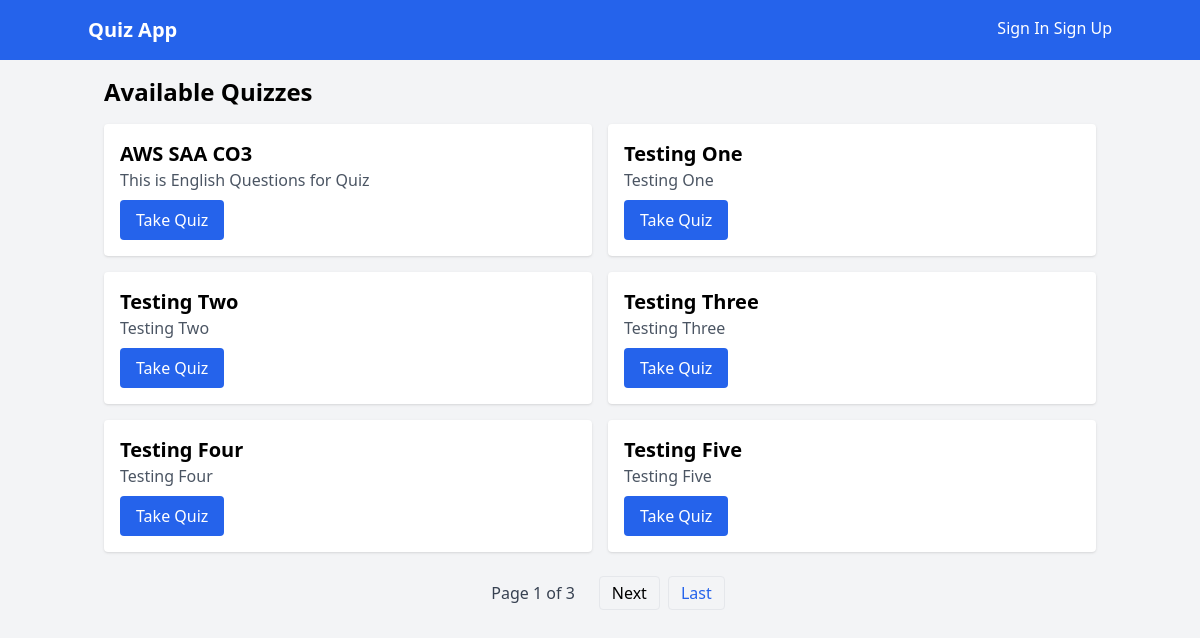
The page / on the database its author committed.
### quizzes/models.py (models this page shows, shortened)
class Quiz(models.Model):
    title = models.CharField(max_length=255)
    description = models.TextField(blank=True)
    created_at = models.DateTimeField(auto_now_add=True)

### quizzes/views.py (the view)
# urls.py: path('', views.quiz_list, name='quiz_list'),
def quiz_list(request):
    quizzes = Quiz.objects.all()
    page_obj= paginatorVal(quizzes, request.GET.get('page'), 6)
    return render(request, 'quizzes/quiz_list.html', {'quizzes': page_obj})

### quizzes/views.py (called while the page is built)
def paginatorVal(objects, page, number):
    paginator = Paginator(objects, number)
    page_number = page
    page_obj = paginator.get_page(page_number)
    return page_obj

### quizzes/templates/quizzes/quiz_list.html (shortened to what this page needs)
{% extends 'base.html' %}
{% block content %}
    <h1 class="text-2xl font-bold mb-4">Available Quizzes</h1>
    <div class="grid grid-cols-1 md:grid-cols-2 gap-4">
        {% for quiz in quizzes %}
            <div class="bg-white p-4 rounded shadow">
                <h2 class="text-xl font-semibold">{{ quiz.title }}</h2>
                <p class="text-gray-600">{{ quiz.description }}</p>
                <a href="{% url 'take_quiz' quiz.id %}" class="mt-2 inline-block bg-blue-600 text-white px-4 py-2 rounded hover:bg-blue-700">Take Quiz</a>
            </div>
        {% empty %}
            <p>No quizzes available.</p>
        {% endfor %}
    </div>
{% if quizzes.has_other_pages %}
<div class="flex justify-center items-center space-x-2 mt-6">
    <span class="px-4 py-1 font-medium text-gray-700">
        Page {{ quizzes.number }} of {{ quizzes.paginator.num_pages }}
    </span>
    {% if quizzes.has_next %}
        <a href="?page={{ quizzes.next_page_number }}" class="px-3 py-1 border rounded hover:bg-gray-100">Next</a>
        <a href="?page={{ quizzes.paginator.num_pages }}" class="px-3 py-1 border rounded text-blue-600 hover:bg-gray-100">Last</a>
    {% endif %}
</div>
{% endif %}
{% endblock %}

### rows shown on the page
Quiz: title "AWS SAA CO3", description "This is English Questions for Quiz"
Quiz: title "Testing One", description "Testing One"
Quiz: title "Testing Two", description "Testing Two"
Quiz: title "Testing Three", description "Testing Three"
Quiz: title "Testing Four", description "Testing Four"
Quiz: title "Testing Five", description "Testing Five"

### other values the page prints
{{ quizzes.number }} "1"
{{ quizzes.paginator.num_pages }} "3"
